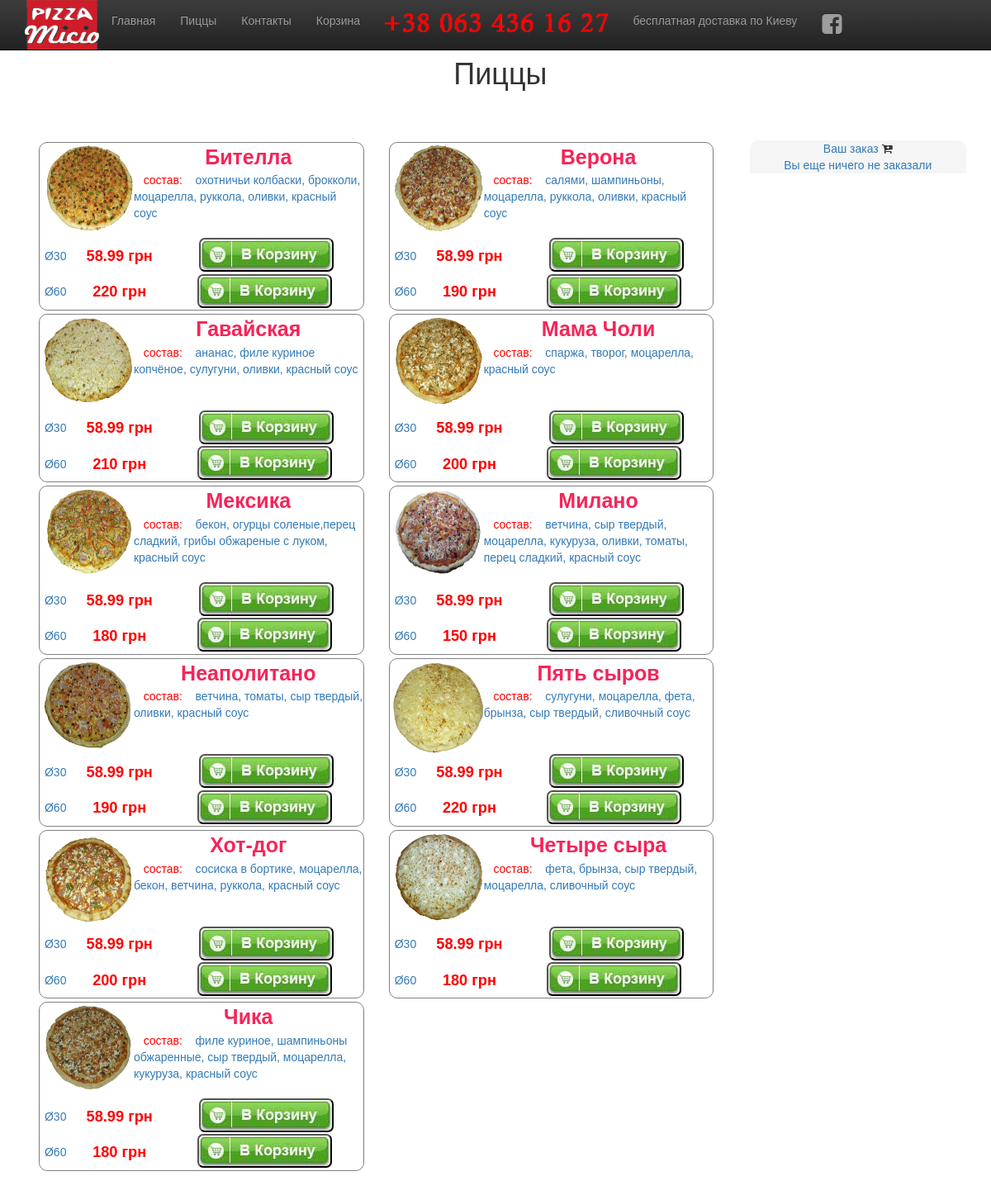
Page /pizza.php on the committed database.
### tables this page shows
CREATE TABLE items (id INTEGER PRIMARY KEY, name TEXT, price30 FLOAT(10,2), price60 FLOAT(10,2), picture TEXT, description TEXT);

### functions.php (the view, shortened to what this page needs)
<?php
Class Items {
    public function loadGrid() {
        $db = new SQLite3 ('data.db');
        $query = $db->query('select id from items where id=(select max(id) from items)');
        $items = $query->fetchArray(SQLITE3_ASSOC);
        $n = $items['id'];
        for ($i = 0; $i <= $n; $i++) {
            $query = $db->query('select * from items where id='.$i);
            $items = $query->fetchArray(SQLITE3_ASSOC);
            if (isset($items['id'])) {
                echo '
                        <div class="col-lg-6 col-md-6 col-sm-6 col-xs-12">
                            <div class="product_item">
                                <form action="addtocart.php" method="post" >
                                    <div class="product_pic"><img src="pics/' . $items["picture"] . '"></div>
                                    <div class="product_name">' . $items["name"] . '</div>
                                    <div class="product_descr"><a style="color: red;">состав: </a><a>' . $items["description"]
                                    . '</a></div>
                                    <div><input name="product_id" value="' . $items['name'] . '" type="hidden"></div>
                                    <table>
                                        <tr>
                                            <td><div class="txt_size_30"><a>Ø30</a></div></td>
                                            <td><div class="price30"><a name="price30">' . $items["price30"] . ' грн</a></div></td>
                                            <td><div><input name="product_size" id="product_size_30" type="submit" value="30" onclick="confirm()"></div></td>
                                        </tr>
                                        <tr>
                                            <td><div class="txt_size_60"><a>Ø60</a></div></td>
                                            <td><div class="price60"><a name="price60">' . $items["price60"] . ' грн</a></div></td>
                                            <td><div><input name="product_size" id="product_size_60" type="submit" value="60" onclick="confirm()"></div></td>
                                            <td><div><input name="price30" value="' . $items["price30"] . '" type="hidden"></div></td>
                                            <td><div><input name="price60" value="' . $items["price60"] . '" type="hidden"></div></td>
                                        </tr>
                                    </table>
                                </form>
                            </div>
                        </div>
                        ';
            }
        }
    }
}
class smallCart {
    function load() {
        $this->isEmpty();
    }
    function isEmpty() {
        if (isset($_SESSION['current_order'])) {
            if (count($_SESSION['current_order']) == 0) {
                echo '<a id="empty_cart">Вы еще ничего не заказали</a>';
            }
        } else {
            echo '<br><a id="empty_cart">Вы еще ничего не заказали</a>';
        }
    }
}

### css/style.css (style rules this page uses)
body { margin-bottom: 150px; }
.body { font-family: Verdana, Geneva, sans-serif; }
.product_item { width: 100%; float: left; border-radius: 10px; border: 1px solid grey; margin: 0.5%; }
.product_item table { width: 100%; margin: auto; }
.product_item table td { margin: auto; text-align: center; }
.product_item a { text-decoration: none !important; }
.product_pic { height: 110px; width: 110px; float: left; margin-top: 1%; margin-left: 1%; }
.product_pic img { height: 100%; width: 100%; }
.product_name { color: #F62459; font-size: 25px; font-weight: bold; text-align: center; }
.product_descr { height: 80px; }
.product_descr a { margin-left: 3%; }
.txt_size_30 { text-align: center; }
.txt_size_60 { text-align: center; }
.price30 { text-align: center; }
.price30 a { color: red; font-weight: bold; font-size: 130%; }
.price60 { text-align: center; }
.price60 a { color: red; font-weight: bold; font-size: 130%; }
#product_size_30 { width: 163px; height: 41px; background: url('/pics/add.jpg') no-repeat; font-size: 1px; border-radius: 7px; margin-left: 1%; margin-bottom: 1%; }
#product_size_60 { width: 163px; height: 41px; background: url('/pics/add.jpg') no-repeat; font-size: 1px; border-radius: 7px; margin-right: 1%; margin-bottom: 1%; }
.small_cart a { text-decoration: none !important; }

### rows in the picture
items: picture (picture), name "Бителла", description "охотничьи колбаски, брокколи, моцарелла, руккола, оливки, красный соус", price30 "58.99", price60 "220"
items: picture (picture), name "Верона", description "салями, шампиньоны, моцарелла, руккола, оливки, красный соус", price30 "58.99", price60 "190"
items: picture (picture), name "Гавайская", description "ананас, филе куриное копчёное, сулугуни, оливки, красный соус", price30 "58.99", price60 "210"
items: picture (picture), name "Мама Чоли", description "спаржа, творог, моцарелла, красный соус", price30 "58.99", price60 "200"
items: picture (picture), name "Мексика", description "бекон, огурцы соленые,перец сладкий, грибы обжареные с луком, красный соус", price30 "58.99", price60 "180"
items: picture (picture), name "Милано", description "ветчина, сыр твердый, моцарелла, кукуруза, оливки, томаты, перец сладкий, красный соус", price30 "58.99", price60 "150"
items: picture (picture), name "Неаполитано", description "ветчина, томаты, сыр твердый, оливки, красный соус", price30 "58.99", price60 "190"
items: picture (picture), name "Пять сыров", description "сулугуни, моцарелла, фета, брынза, сыр твердый, сливочный соус", price30 "58.99", price60 "220"
items: picture (picture), name "Хот-дог", description "сосиска в бортике, моцарелла, бекон, ветчина, руккола, красный соус", price30 "58.99", price60 "200"
items: picture (picture), name "Четыре сыра", description "фета, брынза, сыр твердый, моцарелла, сливочный соус", price30 "58.99", price60 "180"
items: picture (picture), name "Чика", description "филе куриное, шампиньоны обжаренные, сыр твердый, моцарелла, кукуруза, красный соус", price30 "58.99", price60 "180"
